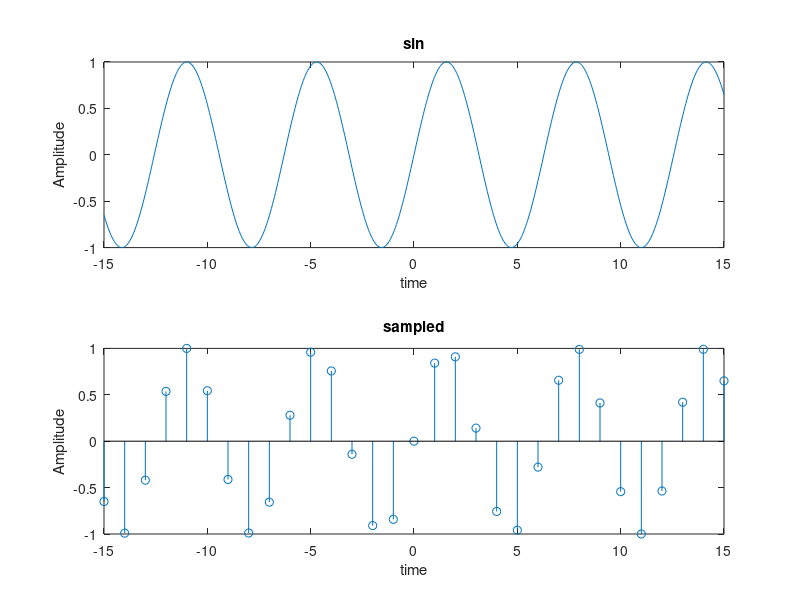

Reproduce this figure in MATLAB.
clc;
clear all;
close all;
n=-15:15;
a=-15:0.05:15;
for i=1:length(n)
    x(i)=1;
end
y=sin(n).*x(i);
subplot(2,1,1);plot(a,sin(a));
xlabel('time');
ylabel('Amplitude');
title('sin');
subplot(2,1,2);stem(n,y);
xlabel('time');
ylabel('Amplitude');
title('sampled');
